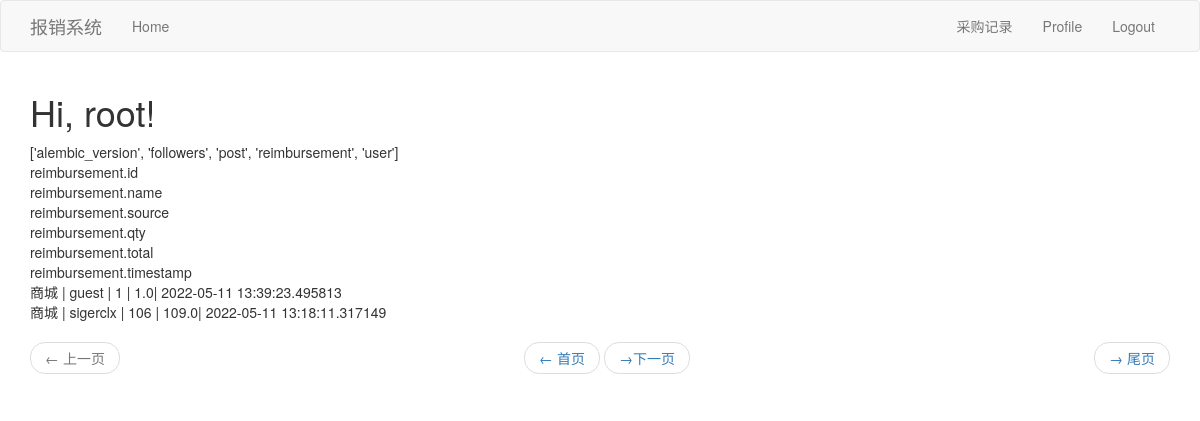
The page /home/index (signed in) on the database as committed earlier.
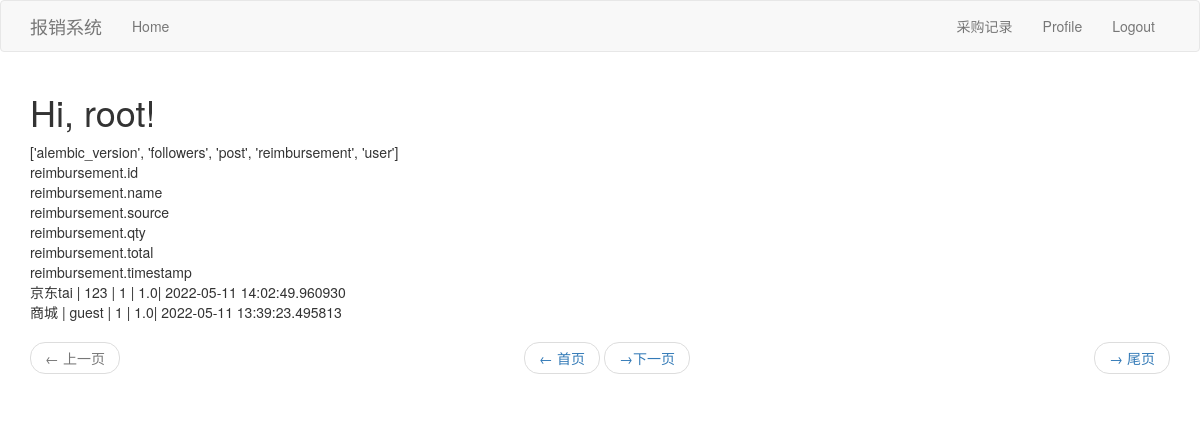
The same page on the database as committed later.
### app/models.py (models this page shows, shortened)
class Reimbursement(db.Model):
    id = db.Column(db.Integer,primary_key=True,autoincrement=True)
    source = db.Column(db.String(10))
    name = db.Column(db.String(50))
    qty = db.Column(db.Integer)
    total = db.Column(db.Float)
    timestamp = db.Column(db.DateTime, index=True, default=datetime.utcnow)

### app/home/routes.py (the view)
@bp.route('/')
@bp.route('/index')
@login_required
def index():
    page = request.args.get('page', 1, type=int)
    reimbursements = Reimbursement.query.order_by(Reimbursement.timestamp.desc()).paginate(
        page, current_app.config['POSTS_PER_PAGE'], False)
    Allpages = math.ceil(int(reimbursements.total) /  current_app.config['POSTS_PER_PAGE'])
    first_url = url_for('home.index', baseDict=baseDict, page=1)
    next_url = url_for('home.index', baseDict=baseDict,page=reimbursements.next_num) \
        if reimbursements.has_next else None
    prev_url = url_for('home.index',baseDict=baseDict, page=reimbursements.prev_num) \
        if reimbursements.has_prev else None
    last_url = url_for('home.index', page=Allpages)
    return render_template('home/index.html', baseDict=baseDict, reimbursements=reimbursements.items,
                           first_url=first_url,next_url=next_url, prev_url=prev_url,last_url=last_url)

### app/home/routes.py (called while the page is built)
@bp.before_request
def before_request():
    if current_user.is_authenticated:
        current_user.last_seen = datetime.utcnow()
        db.session.commit()

### app/models.py (called while the page is built)
@login.user_loader
def load_user(id):
    return User.query.get(int(id))

### app/templates/home/index.html (shortened to what this page needs)
{% extends "base.html" %}
{% import 'bootstrap/wtf.html' as wtf %}
{% block app_content  %}
    <h1>Hi, {{ current_user.username }}!</h1>
    <div>{{ baseDict['tables'] }}</div>
    {% for field in baseDict['reimbursement'] %}
    <div>{{ field }}</div>
    {% endfor %}
    {% for reimbursement in reimbursements %}
    <div>{{ reimbursement.source }} | {{ reimbursement.name }} | {{ reimbursement.qty }} | {{ reimbursement.total }}| {{ reimbursement.timestamp }} </div>
    {% endfor %}
    <nav aria-label="...">
            <ul class="pager">
                <li class="previous{% if not prev_url %} disabled{% endif %}">
                    <a href="{{ prev_url or '#' }}">
                        <span aria-hidden="true">&larr;</span> 上一页
                    </a>
                </li>
                <li class="first{% if not first_url %} disabled{% endif %}">
                    <a href="{{ first_url or '#' }}">
                        <span aria-hidden="true">&larr;</span> 首页
                    </a>
                </li>
                <li class="next{% if not last_url %} disabled{% endif %}">
                    <a href="{{ last_url or '#' }}">
                        <span aria-hidden="true">&rarr;</span> 尾页
                    </a>
                </li>
                <li class="last{% if not next_url %} disabled{% endif %}">
                    <a href="{{ next_url or '#' }}">
                         <span aria-hidden="true">&rarr;</span>下一页
                    </a>
                </li>
            </ul>
        </nav>
{% endblock %}

Rows that differ between the two databases and show on the page:
no longer on this page (row unchanged): Reimbursement: source "商城", name "sigerclx", qty "106", total "109.0", timestamp "2022-05-11 13:18:11.317149"
added Reimbursement: source "京东tai", name "123", qty "1", total "1.0", timestamp "2022-05-11 14:02:49.960930"
